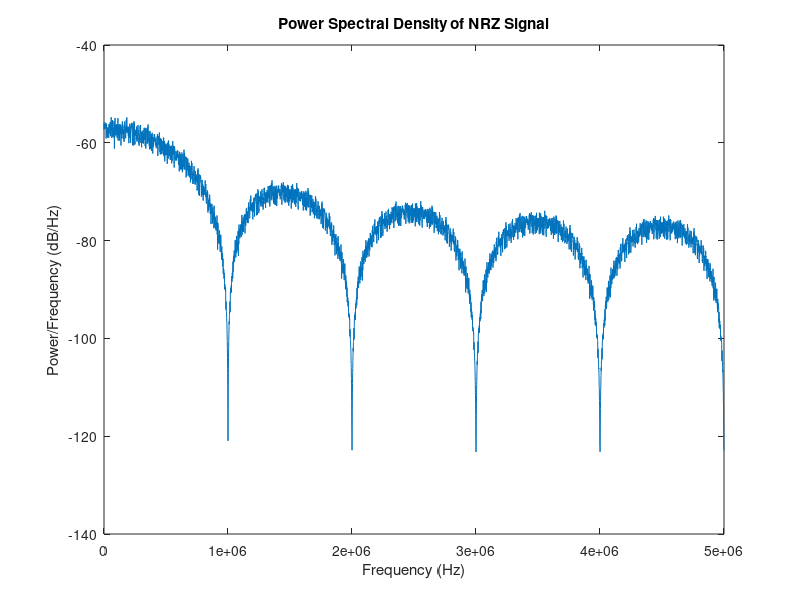

Reproduce this figure in MATLAB.
% Parameters
num_bits = 10000;    % number of bits in data sequence
bit_rate = 1e6;      % bit rate in bits/sec
sampling_freq = 10*bit_rate;  % sampling frequency in Hz

% Generate binary data sequence
data = randi([0 1], 1, num_bits);

% Modulate binary data to obtain NRZ signal
nrz = 2*data - 1;

% Upsample NRZ signal to match sampling frequency
t = 0:1/bit_rate:(num_bits-1)/bit_rate;
upsample_factor = sampling_freq/bit_rate;
t_upsampled = 0:1/sampling_freq:(num_bits-1)/bit_rate;
nrz_upsampled = interp1(t, nrz, t_upsampled, 'previous');

% Compute PSD of NRZ signal using Welch's method
window_size = round(length(nrz_upsampled)/10);
[psd, f] = pwelch(nrz_upsampled, window_size, [], [], sampling_freq);

% Plot PSD
plot(f, 10*log10(psd));
xlabel('Frequency (Hz)');
ylabel('Power/Frequency (dB/Hz)');
title('Power Spectral Density of NRZ Signal');
